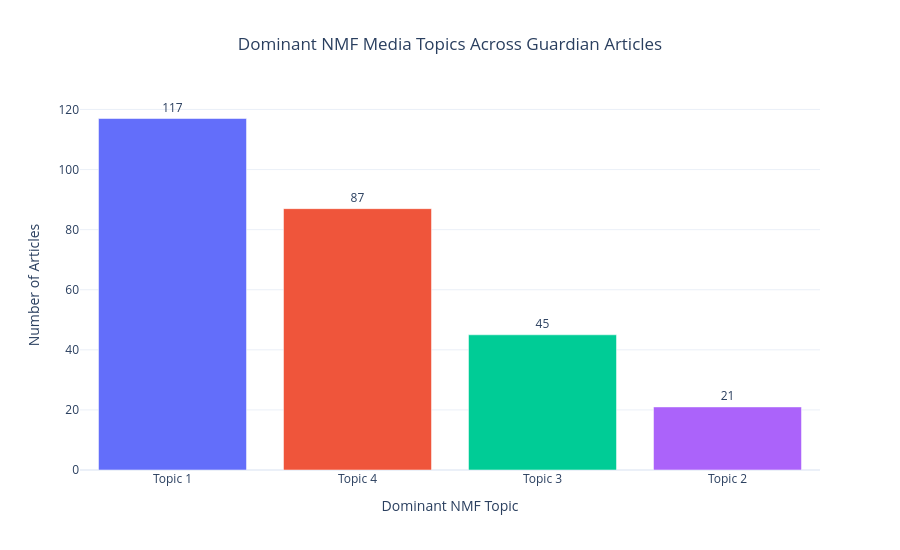

Notebook code cell kept with this figure:
### Markdown cell above
## Visualising NMF Topic Dominance

To better understand the NMF results, each article is assigned to its strongest topic. This allows the analysis to identify which media narratives appear most frequently across the focused Guardian corpus.

### Code cell
# Transform articles into NMF topic space
topic_distribution = nmf_model.transform(tfidf_matrix)

# Create topic strength dataframe
topic_strength_df = pd.DataFrame(
    topic_distribution,
    columns=[
        "Topic 1",
        "Topic 2",
        "Topic 3",
        "Topic 4"
    ]
)

# Identify dominant topic for each article
topic_strength_df["Dominant_Topic"] = topic_strength_df.idxmax(axis=1)

# Count dominant topic frequency
topic_counts = (
    topic_strength_df["Dominant_Topic"]
    .value_counts()
    .reset_index()
)

# Rename columns
topic_counts.columns = ["Topic", "Article_Count"]

# Create topic dominance visualisation
fig = px.bar(
    topic_counts,
    x="Topic",
    y="Article_Count",
    color="Topic",
    text="Article_Count",
    title="Dominant NMF Media Topics Across Guardian Articles",
    template="plotly_white"
)

# Improve layout
fig.update_traces(
    textposition="outside"
)

fig.update_layout(
    height=550,
    title_x=0.5,
    xaxis_title="Dominant NMF Topic",
    yaxis_title="Number of Articles",
    showlegend=False
)

fig.show()

### Figure 1 — Plotly figure (JSON) as saved in the notebook; plotly's stock layout.template omitted (floating-point values rounded to 4 significant figures)
{"data": [{"hovertemplate": "Topic=%{x}<br>Article_Count=%{text}<extra></extra>", "legendgroup": "Topic 1", "marker": {"color": "#636efa", "pattern": {"shape": ""}}, "name": "Topic 1", "orientation": "v", "showlegend": true, "text": [117.0], "textposition": "outside", "type": "bar", "x": ["Topic 1"], "xaxis": "x", "y": [117], "yaxis": "y"}, {"hovertemplate": "Topic=%{x}<br>Article_Count=%{text}<extra></extra>", "legendgroup": "Topic 4", "marker": {"color": "#EF553B", "pattern": {"shape": ""}}, "name": "Topic 4", "orientation": "v", "showlegend": true, "text": [87.0], "textposition": "outside", "type": "bar", "x": ["Topic 4"], "xaxis": "x", "y": [87], "yaxis": "y"}, {"hovertemplate": "Topic=%{x}<br>Article_Count=%{text}<extra></extra>", "legendgroup": "Topic 3", "marker": {"color": "#00cc96", "pattern": {"shape": ""}}, "name": "Topic 3", "orientation": "v", "showlegend": true, "text": [45.0], "textposition": "outside", "type": "bar", "x": ["Topic 3"], "xaxis": "x", "y": [45], "yaxis": "y"}, {"hovertemplate": "Topic=%{x}<br>Article_Count=%{text}<extra></extra>", "legendgroup": "Topic 2", "marker": {"color": "#ab63fa", "pattern": {"shape": ""}}, "name": "Topic 2", "orientation": "v", "showlegend": true, "text": [21.0], "textposition": "outside", "type": "bar", "x": ["Topic 2"], "xaxis": "x", "y": [21], "yaxis": "y"}], "layout": {"barmode": "relative", "height": 550, "legend": {"title": {"text": "Topic"}, "tracegroupgap": 0}, "showlegend": false, "title": {"text": "Dominant NMF Media Topics Across Guardian Articles", "x": 0.5}, "xaxis": {"anchor": "y", "categoryarray": ["Topic 1", "Topic 4", "Topic 3", "Topic 2"], "categoryorder": "array", "domain": [0, 1], "title": {"text": "Dominant NMF Topic"}}, "yaxis": {"anchor": "x", "domain": [0, 1], "title": {"text": "Number of Articles"}}}}
